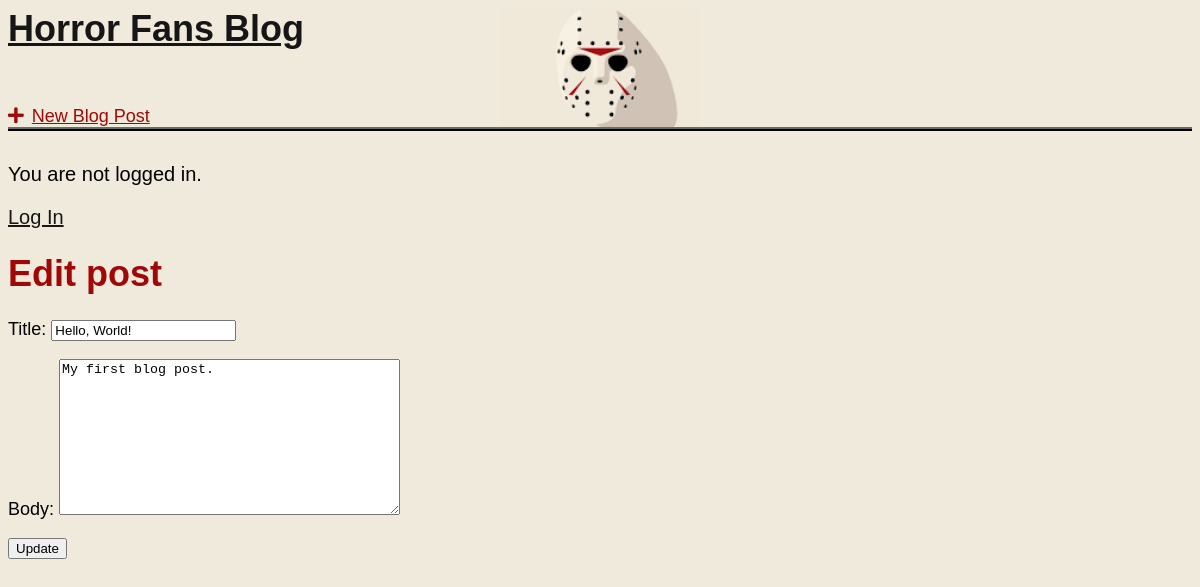
/post/1/edit/, run on an earlier commit of the app's database.
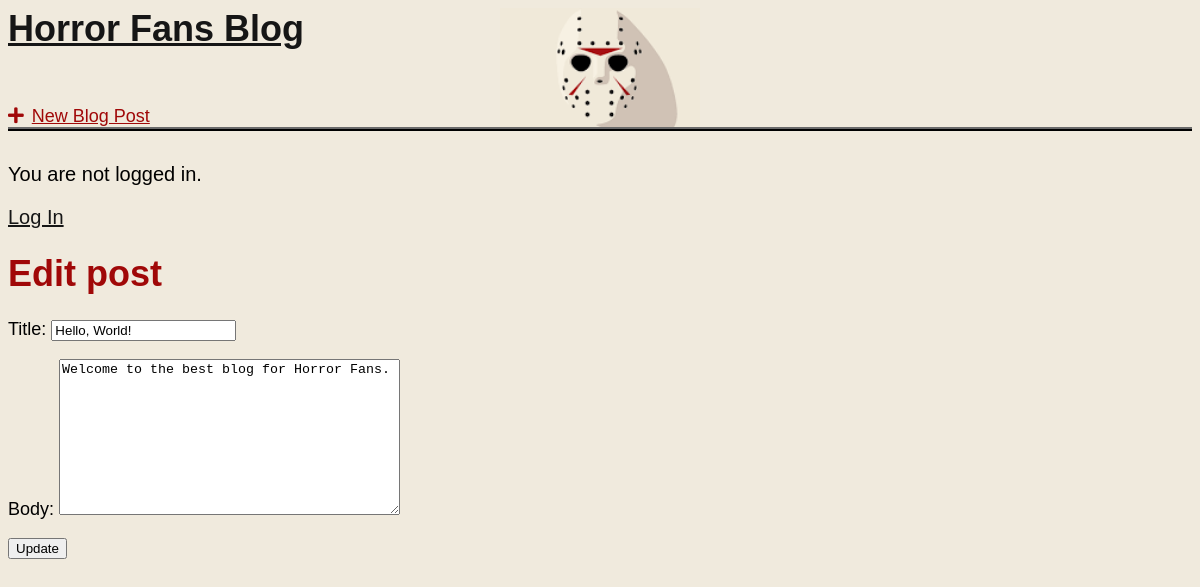
And on a later commit of the database.
### blog/models.py (models this page shows, shortened)
class Post(models.Model):
    title = models.CharField(max_length=200)
    author = models.ForeignKey('auth.User',on_delete=models.CASCADE)
    body = models.TextField()

### blog/views.py (the view)
class BlogUpdateView(UpdateView):
    model = Post
    template_name = 'post_edit.html'
    fields = ['title', 'body']

### templates/post_edit.html
{% extends 'base.html' %}
{% load static %}
{% block content %}
<html>
    <head>
        <link rel="stylesheet" href="{% static 'css/post_base.css' %}">
    </head>
    <body>
        <h1>Edit post</h1>
        <form action="" method="post">{% csrf_token %}
            {{ form.as_p }}
            <input type="submit" value="Update">
        </form>
    </body>
</html>
{% endblock content %}

What changed in the data, as far as the page shows it:
changed Post "Hello, World!": body "My first blog post." → "Welcome to the best blog for Horror Fans."
